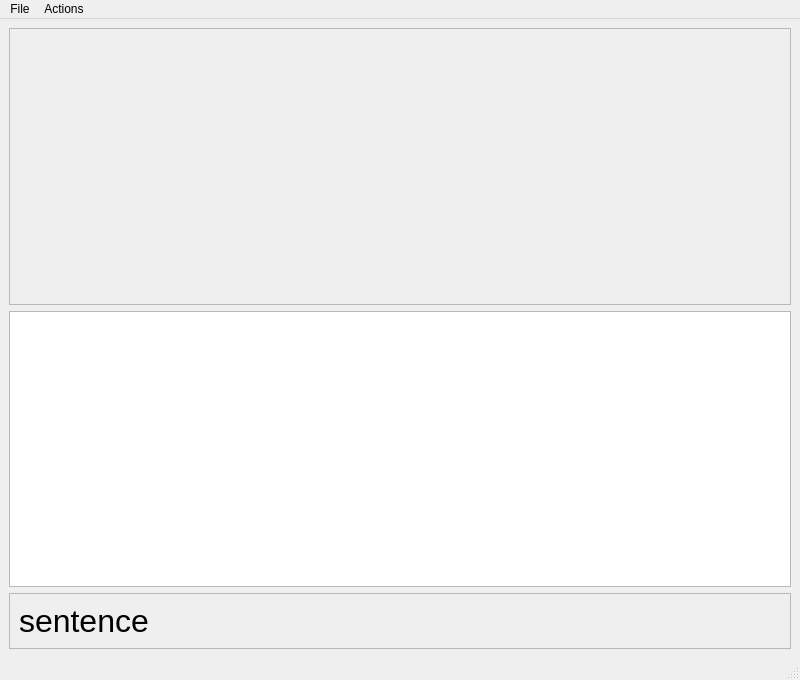
<?xml version="1.0" encoding="UTF-8"?>
<ui version="4.0">
 <class>MainWindow</class>
 <widget class="QMainWindow" name="MainWindow">
  <property name="geometry">
   <rect>
    <x>0</x>
    <y>0</y>
    <width>800</width>
    <height>680</height>
   </rect>
  </property>
  <property name="windowTitle">
   <string>MainWindow</string>
  </property>
  <widget class="QWidget" name="centralwidget">
   <layout class="QVBoxLayout" name="verticalLayout">
    <item>
     <widget class="QFrame" name="mapFrame">
      <property name="sizePolicy">
       <sizepolicy hsizetype="Preferred" vsizetype="Expanding">
        <horstretch>0</horstretch>
        <verstretch>0</verstretch>
       </sizepolicy>
      </property>
      <property name="frameShape">
       <enum>QFrame::StyledPanel</enum>
      </property>
      <property name="frameShadow">
       <enum>QFrame::Raised</enum>
      </property>
      <layout class="QHBoxLayout" name="horizontalLayout_2"/>
     </widget>
    </item>
    <item>
     <widget class="QTableView" name="annotationTable">
      <property name="selectionMode">
       <enum>QAbstractItemView::SingleSelection</enum>
      </property>
      <property name="selectionBehavior">
       <enum>QAbstractItemView::SelectRows</enum>
      </property>
     </widget>
    </item>
    <item>
     <widget class="QFrame" name="frame">
      <property name="frameShape">
       <enum>QFrame::StyledPanel</enum>
      </property>
      <property name="frameShadow">
       <enum>QFrame::Raised</enum>
      </property>
      <layout class="QHBoxLayout" name="horizontalLayout">
       <item>
        <widget class="QLabel" name="pathDescriptionLabel">
         <property name="font">
          <font>
           <pointsize>24</pointsize>
          </font>
         </property>
         <property name="text">
          <string>sentence</string>
         </property>
        </widget>
       </item>
      </layout>
     </widget>
    </item>
   </layout>
  </widget>
  <widget class="QMenuBar" name="menubar">
   <property name="geometry">
    <rect>
     <x>0</x>
     <y>0</y>
     <width>800</width>
     <height>25</height>
    </rect>
   </property>
   <widget class="QMenu" name="menuFile">
    <property name="title">
     <string>File</string>
    </property>
   </widget>
   <widget class="QMenu" name="menuActions">
    <property name="title">
     <string>Actions</string>
    </property>
    <addaction name="actionNext"/>
   </widget>
   <addaction name="menuFile"/>
   <addaction name="menuActions"/>
  </widget>
  <widget class="QStatusBar" name="statusbar"/>
  <action name="actionNext">
   <property name="text">
    <string>Next</string>
   </property>
   <property name="shortcut">
    <string>N</string>
   </property>
  </action>
 </widget>
 <resources/>
 <connections/>
</ui>
